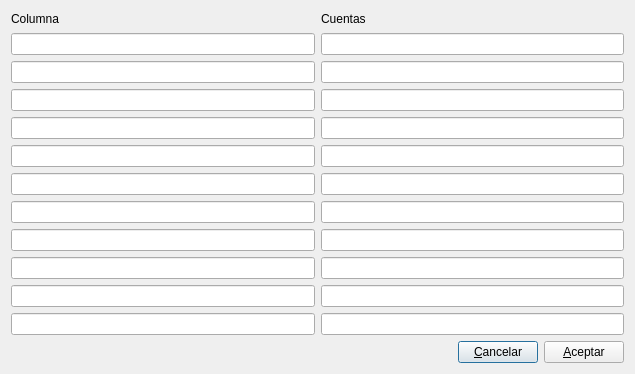
<?xml version="1.0" encoding="UTF-8"?>
<ui version="4.0">
 <class>columnas_ecpn_pymes</class>
 <widget class="QDialog" name="columnas_ecpn_pymes">
  <property name="geometry">
   <rect>
    <x>0</x>
    <y>0</y>
    <width>635</width>
    <height>374</height>
   </rect>
  </property>
  <property name="windowTitle">
   <string>Columnas Estado de Cambios en el Patrimonio Neto PYMES</string>
  </property>
  <layout class="QVBoxLayout" name="verticalLayout">
   <item>
    <layout class="QGridLayout" name="gridLayout">
     <item row="0" column="0">
      <widget class="QLabel" name="label">
       <property name="text">
        <string>Columna</string>
       </property>
      </widget>
     </item>
     <item row="0" column="1">
      <widget class="QLabel" name="label_2">
       <property name="text">
        <string>Cuentas</string>
       </property>
      </widget>
     </item>
     <item row="1" column="0">
      <widget class="QLineEdit" name="columnalineEdit"/>
     </item>
     <item row="1" column="1">
      <widget class="QLineEdit" name="contenidolineEdit"/>
     </item>
     <item row="2" column="0">
      <widget class="QLineEdit" name="columnalineEdit_2"/>
     </item>
     <item row="2" column="1">
      <widget class="QLineEdit" name="contenidolineEdit_2"/>
     </item>
     <item row="3" column="0">
      <widget class="QLineEdit" name="columnalineEdit_3"/>
     </item>
     <item row="3" column="1">
      <widget class="QLineEdit" name="contenidolineEdit_3"/>
     </item>
     <item row="4" column="0">
      <widget class="QLineEdit" name="columnalineEdit_4"/>
     </item>
     <item row="4" column="1">
      <widget class="QLineEdit" name="contenidolineEdit_4"/>
     </item>
     <item row="5" column="0">
      <widget class="QLineEdit" name="columnalineEdit_5"/>
     </item>
     <item row="5" column="1">
      <widget class="QLineEdit" name="contenidolineEdit_5"/>
     </item>
     <item row="6" column="0">
      <widget class="QLineEdit" name="columnalineEdit_6"/>
     </item>
     <item row="6" column="1">
      <widget class="QLineEdit" name="contenidolineEdit_6"/>
     </item>
     <item row="7" column="0">
      <widget class="QLineEdit" name="columnalineEdit_7"/>
     </item>
     <item row="7" column="1">
      <widget class="QLineEdit" name="contenidolineEdit_7"/>
     </item>
     <item row="8" column="0">
      <widget class="QLineEdit" name="columnalineEdit_8"/>
     </item>
     <item row="8" column="1">
      <widget class="QLineEdit" name="contenidolineEdit_8"/>
     </item>
     <item row="9" column="0">
      <widget class="QLineEdit" name="columnalineEdit_9"/>
     </item>
     <item row="9" column="1">
      <widget class="QLineEdit" name="contenidolineEdit_9"/>
     </item>
     <item row="10" column="0">
      <widget class="QLineEdit" name="columnalineEdit_10"/>
     </item>
     <item row="10" column="1">
      <widget class="QLineEdit" name="contenidolineEdit_10"/>
     </item>
     <item row="11" column="0">
      <widget class="QLineEdit" name="columnalineEdit_11"/>
     </item>
     <item row="11" column="1">
      <widget class="QLineEdit" name="contenidolineEdit_11"/>
     </item>
    </layout>
   </item>
   <item>
    <layout class="QHBoxLayout" name="horizontalLayout">
     <item>
      <spacer name="horizontalSpacer">
       <property name="orientation">
        <enum>Qt::Horizontal</enum>
       </property>
       <property name="sizeHint" stdset="0">
        <size>
         <width>40</width>
         <height>20</height>
        </size>
       </property>
      </spacer>
     </item>
     <item>
      <widget class="QPushButton" name="pushButton">
       <property name="text">
        <string>&amp;Cancelar</string>
       </property>
      </widget>
     </item>
     <item>
      <widget class="QPushButton" name="aceptarpushButton">
       <property name="text">
        <string>&amp;Aceptar</string>
       </property>
      </widget>
     </item>
    </layout>
   </item>
  </layout>
 </widget>
 <tabstops>
  <tabstop>columnalineEdit</tabstop>
  <tabstop>contenidolineEdit</tabstop>
  <tabstop>columnalineEdit_2</tabstop>
  <tabstop>contenidolineEdit_2</tabstop>
  <tabstop>columnalineEdit_3</tabstop>
  <tabstop>contenidolineEdit_3</tabstop>
  <tabstop>columnalineEdit_4</tabstop>
  <tabstop>contenidolineEdit_4</tabstop>
  <tabstop>columnalineEdit_5</tabstop>
  <tabstop>contenidolineEdit_5</tabstop>
  <tabstop>columnalineEdit_6</tabstop>
  <tabstop>contenidolineEdit_6</tabstop>
  <tabstop>columnalineEdit_7</tabstop>
  <tabstop>contenidolineEdit_7</tabstop>
  <tabstop>columnalineEdit_8</tabstop>
  <tabstop>contenidolineEdit_8</tabstop>
  <tabstop>columnalineEdit_9</tabstop>
  <tabstop>contenidolineEdit_9</tabstop>
  <tabstop>columnalineEdit_10</tabstop>
  <tabstop>contenidolineEdit_10</tabstop>
  <tabstop>columnalineEdit_11</tabstop>
  <tabstop>contenidolineEdit_11</tabstop>
  <tabstop>pushButton</tabstop>
  <tabstop>aceptarpushButton</tabstop>
 </tabstops>
 <resources/>
 <connections>
  <connection>
   <sender>pushButton</sender>
   <signal>clicked()</signal>
   <receiver>columnas_ecpn_pymes</receiver>
   <slot>reject()</slot>
   <hints>
    <hint type="sourcelabel">
     <x>469</x>
     <y>328</y>
    </hint>
    <hint type="destinationlabel">
     <x>428</x>
     <y>316</y>
    </hint>
   </hints>
  </connection>
 </connections>
</ui>
